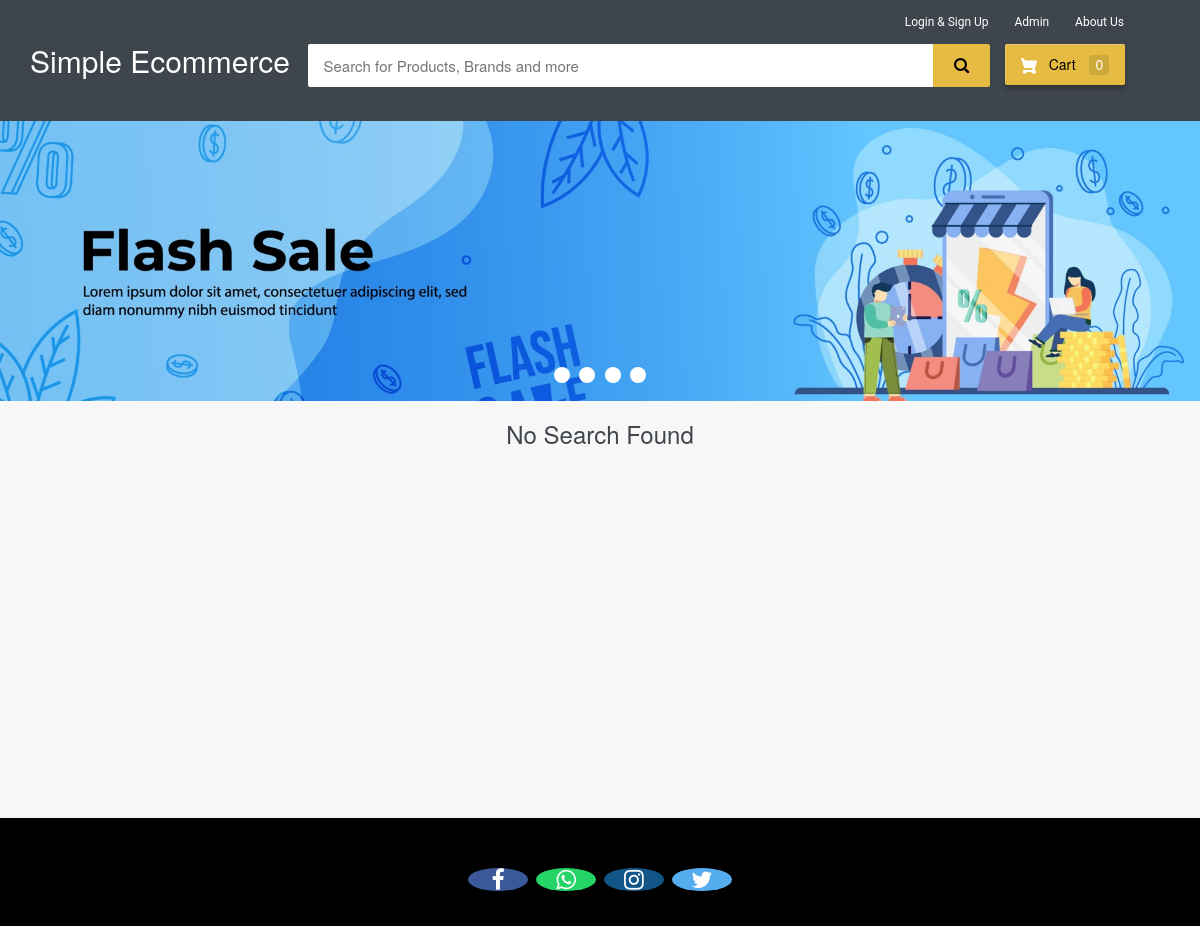
Before: / with the older database file.
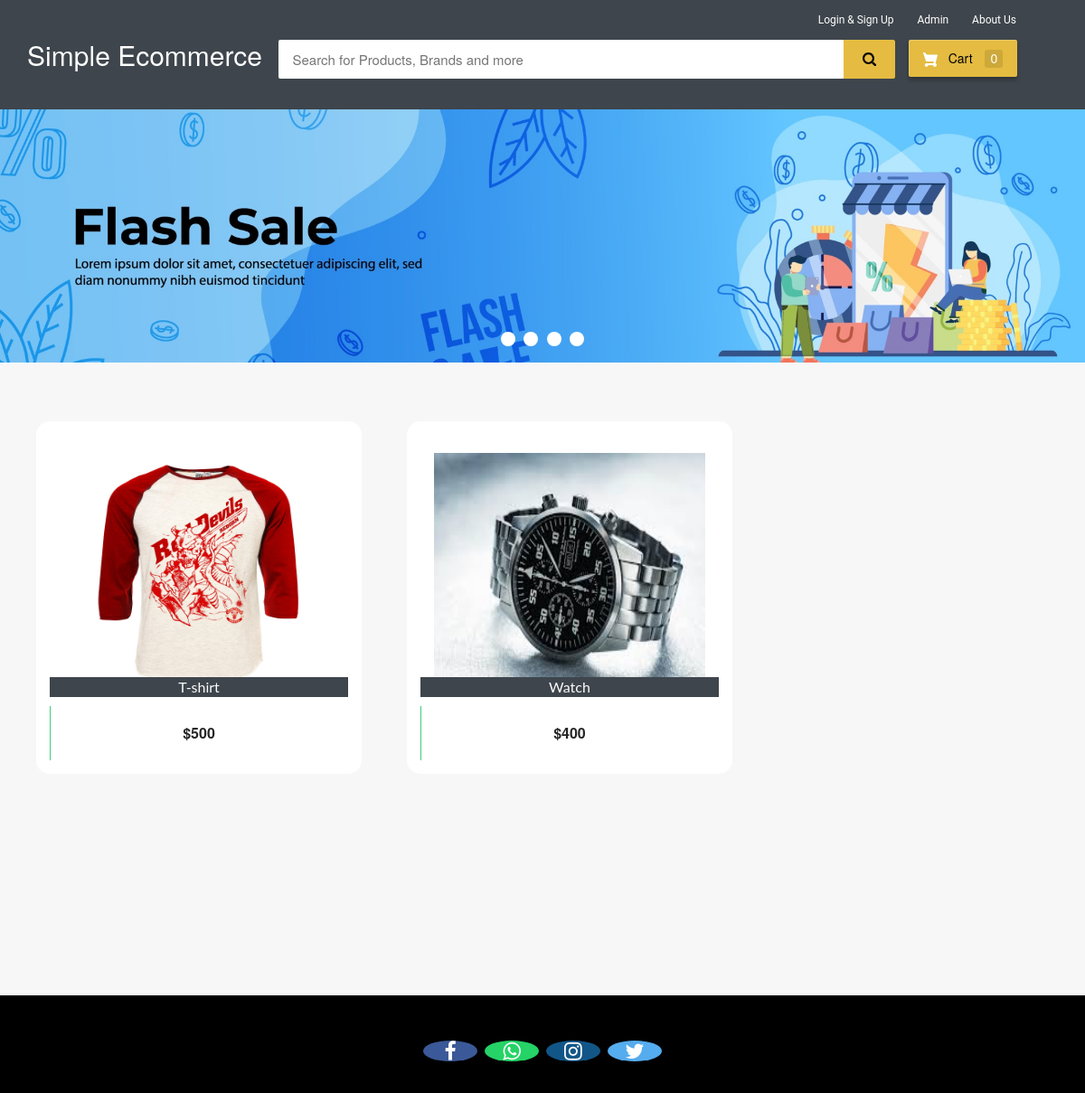
After: the same page with the newer database file.
### ecom/models.py (models this page shows, shortened)
class Product(models.Model):
    name=models.CharField(max_length=40)
    product_image= models.ImageField(upload_to='product_image/',null=True,blank=True)
    price = models.PositiveIntegerField()
    description=models.CharField(max_length=40)

### ecom/views.py (the view)
# urls.py: path('',views.home_view,name=''),
def home_view(request):
    products=models.Product.objects.all()
    if 'product_ids' in request.COOKIES:
        product_ids = request.COOKIES['product_ids']
        counter=product_ids.split('|')
        product_count_in_cart=len(set(counter))
    else:
        product_count_in_cart=0
    if request.user.is_authenticated:
        return HttpResponseRedirect('afterlogin')
    return render(request,'ecom/index.html',{'products':products,'product_count_in_cart':product_count_in_cart})

### templates/ecom/index.html (shortened to what this page needs)
{% extends 'ecom/homebase.html' %}
{% load static %}
{% block content %}
<div class="row">
  <div class="col-md-12">
    <div class="slider-container">
      <div class="menu">
        <label for="slide-dot-1"></label>
        <label for="slide-dot-2"></label>
        <label for="slide-dot-3"></label>
        <label for="slide-dot-4"></label>
      </div>
        <div class="slide slide-1"></div>
    </div>
  </div>
</div>
{%if products%}
<br>
  <div class="row">
      {% for p in products %}
      <div class="column">
      <div class="container page-wrapper" style="width: 450px;">
        <div class="page-inner">
          <div class="row">
            <div class="el-wrapper">
              <div class="box-up">
                <img class="img" src="{% static p.product_image.url %}" alt="product pic" height="300px" width="300px">
                <div class="img-info">
                  <div class="info-inner">
                    <span style="background-color:#3e454c; color:fbfbfb;"class="p-company">{{p.name}}</span>
                  </div>
                </div>
              </div>
              <div class="box-down">
                <a class="cart" href="{% url 'add-to-cart' p.id  %}">
                  <span class="price">${{p.price}}</span>
                  <span class="add-to-cart">
                    <span class="txt"><i class="fa fa-shopping-cart"></i> Add To Cart</span>
                  </span>
                </a>
              </div>
            </div>
          </div>
        </div>
      </div>
      </div>
  {% endfor %}
</div>
{%else%}
<h3 style="text-align:center; color:#3E454C;">No Search Found</h3>
{%endif%}
<br><br><br>
<br><br><br><br><br><br><br><br><br><br><br><br>
{% endblock content %}

### templates/ecom/homebase.html (shortened to what this page needs)
<html>
{% load static %}
<head>
<link rel="stylesheet" href="https://maxcdn.bootstrapcdn.com/bootstrap/3.3.0/css/bootstrap.min.css">
<link rel="stylesheet" href="https://maxcdn.bootstrapcdn.com/font-awesome/4.7.0/css/font-awesome.min.css">
</head>
<body>
  {%if request.user.is_authenticated%}
    {% include "ecom/customer_navbar.html" %}
  {%else%}
  <div id="navbar">
    <div class="container">
        <div class="row row1">
            <ul class="largenav pull-right">
              <li class="upper-links dropdown"><a class="links" href="">Login & Sign Up</a>
              </li>
                <li class="upper-links"><a class="links" href="/adminclick">Admin</a></li>
                <li class="upper-links"><a class="links" href="/aboutus">About Us</a></li>
            </ul>
        </div>
        <div class="row row2">
            <div class="col-sm-3">
                <h2 style="margin:0px;"><a style="text-decoration:none; color:white;" href="/"><span class="largenav">Simple Ecommerce </span></a></h2>
            </div>
            <div class="navbar-search smallsearch col-sm-7 col-xs-11">
              <form  action="/search" method="get">
                <div class="row"> <input class="navbar-input col-xs-11" type="search" placeholder="Search for Products, Brands and more" name="query" id="query">
                  <button class="navbar-button col-xs-1" type="submit">
                  </button>
                </div>
              </form>
            </div>
            <div class="cart1 largenav col-sm-2"> <a class="cart-button" href="/cart">  Cart <span class="item-number ">{{ product_count_in_cart }}</span> </a> </div>
        </div>
    </div>
</div>
  {%endif%}
{% block content %}
{% endblock content %}
<br><br><br>
<footer>
  <br>
  <p>
    <a href="#" class="fa fa-facebook"></a>
    <a href="#" class="fa fa-whatsapp"></a>
    <a href="#" class="fa fa-instagram"></a>
    <a href="#" class="fa fa-twitter"></a>
  </p>
  <br>
</footer>
</body>
</html>

### templates/ecom/homebase.html (style rules this page uses)
body { background-color: #f7f7f7; }
#navbar { background-color: #3e454c; color: black; }
.row1 { padding-top: 10px; padding-right: 50px }
.row2 { padding-bottom: 20px }
.navbar-input { padding: 11px 16px; border-radius: 2px 0 0 2px; border: 0 none; outline: 0 none; font-size: 15px }
.navbar-button { background-color: #e5bc41; border: 1px solid #e5bc41; border-radius: 0 2px 2px 0; color: #565656; padding: 10px 0; height: 43px; cursor: pointer }
.cart-button { background-color: #E5BC41; box-shadow: 0 4px 4px 0 rgba(0, 0, 0, .23), inset 1px 1px 0 0 hsla(0, 0%, 100%, .2); padding: 10px 0; text-align: center; height: 41px; border-radius: 2px; font-weight: 500; width: 120px; display: inline-block; color: #FFFFFF; text-decoration: none; color: inherit; border: none; outline: none }
.cart-svg { display: inline-block; width: 16px; height: 16px; vertical-align: middle; margin-right: 8px }
.item-number { border-radius: 3px; background-color: rgba(0, 0, 0, .1); height: 20px; padding: 3px 6px; font-weight: 500; display: inline-block; color: #fff; line-height: 12px; margin-left: 10px }
.upper-links { display: inline-block; padding: 0 11px; line-height: 23px; font-family: 'Roboto', sans-serif; letter-spacing: 0; color: inherit; border: none; outline: none; font-size: 12px }
.dropdown { position: relative; display: inline-block; margin-bottom: 0px }
.links { color: #fff; text-decoration: none }
.largenav { display: none }
.smallsearch { margin-left: 15px; margin-top: 15px }
.menu { cursor: pointer }
footer { padding: 0px 0px 0px 0px; background-color: black; margin: 0px; }
.fa { font-size: 23px; width: 60px; text-align: center; text-decoration: none; margin: 5px 2px; border-radius: 50%; }
.fa-facebook { background: #3B5998; color: white; margin-top: 30px; }
.fa-whatsapp { background: #25d366; color: white; }
.fa-twitter { background: #55ACEE; color: white; }
.fa-instagram { background: #125688; color: white; }
p { text-align: center; }
@media screen and (min-width: 768px) { .largenav { display: block } }
@media screen and (min-width: 768px) { .smallsearch { margin: 0px } }

Changed rows visible on the page:
added Product: product_image (picture), name "T-shirt", price "500"
added Product: product_image (picture), name "Watch", price "400"
Other visible differences:
text no longer shown: "No Search Found"
